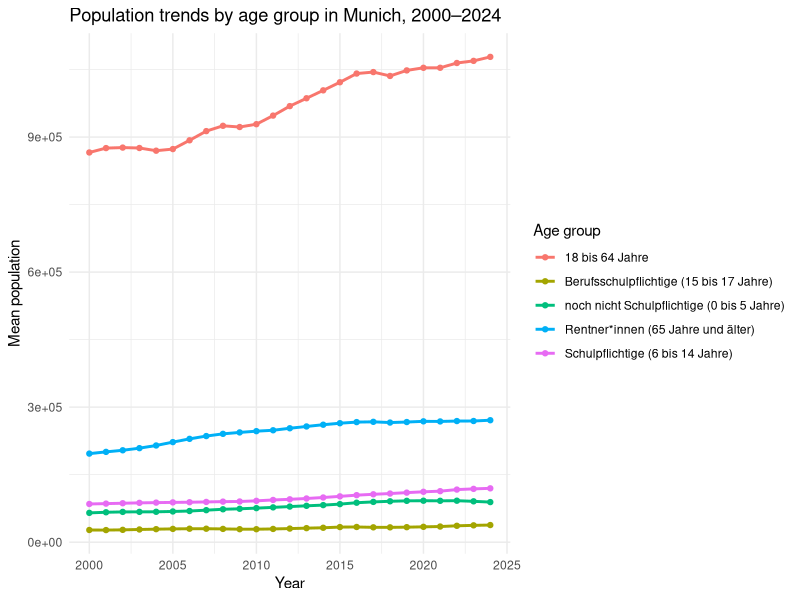
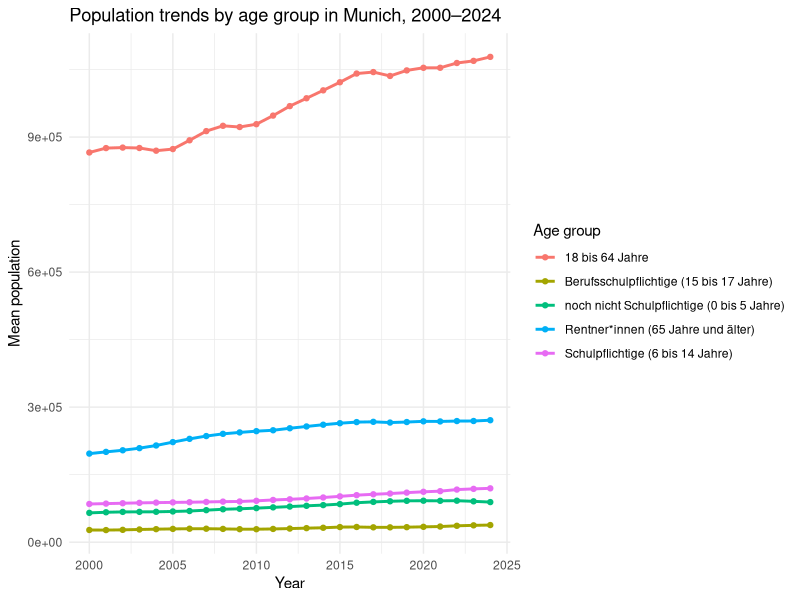
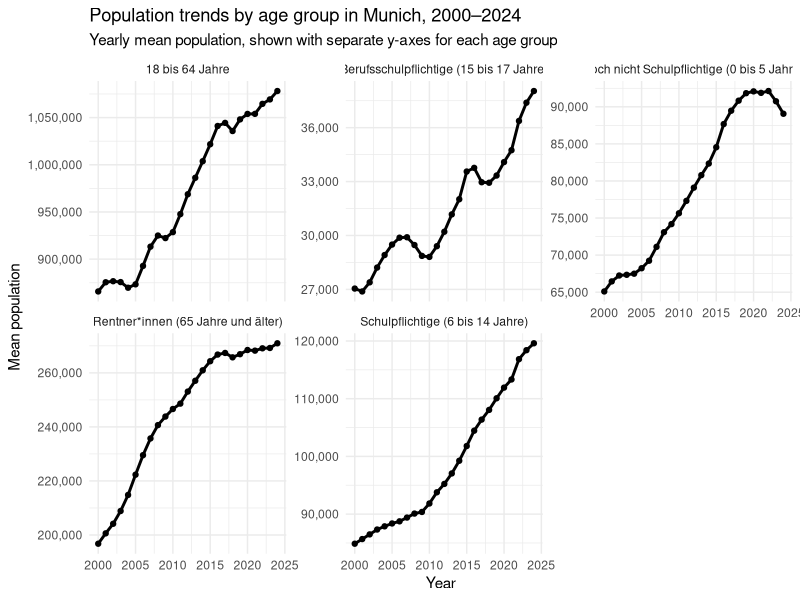
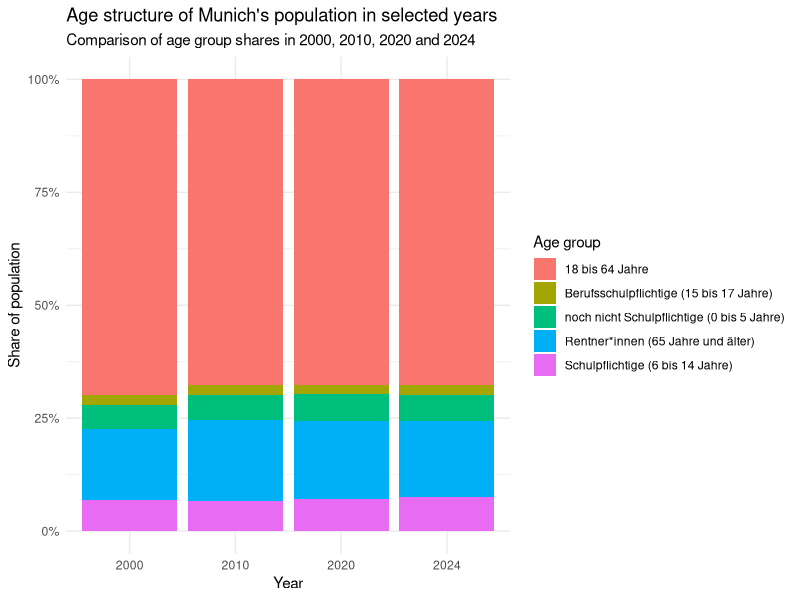

Reproduce these figures in R, in order.
library(tidyverse)

setwd("C:/Users/youpe/Desktop/Informatik bachelor/StatsProg2/Statprog_Project/StatProg_II_group_0")

age_data <- read_csv("data/processed/age_data.csv")

glimpse(age_data)

age_data %>%
  distinct(AUSPRAEGUNG) %>%
  arrange(AUSPRAEGUNG)

age_data %>%
  count(AUSPRAEGUNG, sort = TRUE)

age_data %>%
  group_by(AUSPRAEGUNG) %>%
  summarise(
    n_rows = n(),
    missing_wert = sum(is.na(WERT)),
    min_year = min(year, na.rm = TRUE),
    max_year = max(year, na.rm = TRUE)
  ) %>%
  arrange(desc(missing_wert))

age_selected <- age_data %>%
  filter(AUSPRAEGUNG %in% c(
    "noch nicht Schulpflichtige (0 bis 5 Jahre)",
    "Schulpflichtige (6 bis 14 Jahre)",
    "Berufsschulpflichtige (15 bis 17 Jahre)",
    "Erwerbsfähige (15 bis 64 Jahre)",
    "Rentner*innen (65 Jahre und älter)"
  ))

age_selected %>% 
    distinct(AUSPRAEGUNG)

age_yearly <- age_selected %>%
    filter(year >= 2000, year <= 2024) %>%
    group_by(AUSPRAEGUNG, year) %>%
    summarise(
        mean_population = mean(WERT, na.rm = TRUE),
        .groups = "drop"
    )

age_wide <- age_yearly %>%
    pivot_wider(
        names_from = AUSPRAEGUNG,
        values_from = mean_population
    )

age_structure <- age_wide %>%
    mutate(
        `18 bis 64 Jahre` = 
        `Erwerbsfähige (15 bis 64 Jahre)` -
         `Berufsschulpflichtige (15 bis 17 Jahre)`
    )

age_structure_long <- age_structure %>%
    select(
     year,
    `noch nicht Schulpflichtige (0 bis 5 Jahre)`,
    `Schulpflichtige (6 bis 14 Jahre)`,
    `Berufsschulpflichtige (15 bis 17 Jahre)`,
    `18 bis 64 Jahre`,
    `Rentner*innen (65 Jahre und älter)`
    ) %>% 
    pivot_longer(
        cols = -year,
        names_to = "age_group",
        values_to = "population"
    )


age_trend_plot <- age_structure_long %>%
    ggplot(aes(x = year, y = population, color = age_group)) +
    geom_line(linewidth = 1) +
    geom_point(size = 1.5) +
    labs(
        title = "Population trends by age group in Munich, 2000–2024",
        x = "Year",
        y = "Mean population",
        color = "Age group"
  ) +
  theme_minimal()

age_trend_plot

ggsave(
    filename = "figures/age_trend_plot.png",
    plot = age_trend_plot,
    width = 9,
    height = 6,
    dpi = 300
)

age_trend_facet_plot <- ggplot(
  age_structure_long,
  aes(
    x = year,
    y = population
  )
) +
  geom_line(linewidth = 1) +
  geom_point(size = 1.5) +
  facet_wrap(
    ~ age_group,
    scales = "free_y"
  ) +
  scale_y_continuous(labels = scales::comma) +
  labs(
    title = "Population trends by age group in Munich, 2000–2024",
    subtitle = "Yearly mean population, shown with separate y-axes for each age group",
    x = "Year",
    y = "Mean population"
  ) +
  theme_minimal()

ggsave(
  file = "figures/age_trend_facet_plot.png",
  plot = age_trend_facet_plot,
  width = 10,
  height= 8,
  dpi = 300
)

age_structure_share <- age_structure_long %>%
    group_by (year) %>%
    mutate(
      total_population =sum(population,na.rm = TRUE),
      population_share = population/total_population
    ) %>%
    ungroup()

age_share_selected_years <- age_structure_share %>%
    filter(year %in% c(2000,2010,2020,2024))

age_share_bar_plot <- age_share_selected_years %>%
    ggplot(aes(x = factor(year), y = population_share, fill = age_group)) +
    geom_col() +
    scale_y_continuous(labels = scales::percent) +
    labs(
      title = "Age structure of Munich's population in selected years",
      subtitle = "Comparison of age group shares in 2000, 2010, 2020 and 2024",
      x = "Year",
      y = "Share of population",
      fill = "Age group"
  ) +
  theme_minimal()
 
 ggsave(
  filename = "figures/age_share_bar_plot.png",
  plot = age_share_bar_plot,
  width = 9,
  height = 6,
  dpi = 300 
 )

 age_change_table <- age_structure_long %>%
  filter(year %in% c(2000, 2024)) %>%
  select(year, age_group, population) %>%
  pivot_wider(
    names_from = year,
    values_from = population
  ) %>%
  mutate(
    absolute_change = `2024` - `2000`,
    relative_change = absolute_change / `2000` * 100
  ) %>%
  arrange(desc(relative_change))

write_csv(age_change_table, "data/processed/age_change_table.csv")

write_csv(
  age_structure_long,
  "data/processed/age_structure_long.csv"
)

write_csv(
  age_structure_share,
  "data/processed/age_structure_share.csv"
)
